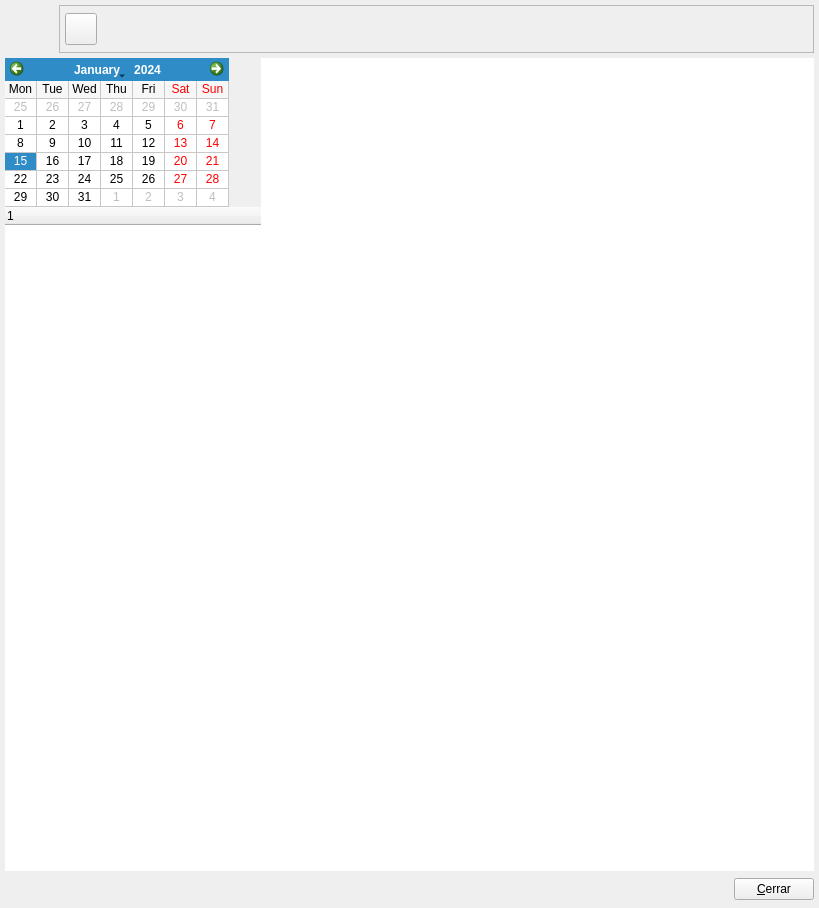
<ui version="4.0" >
 <author>Tomeu Borras Riera</author>
 <class>CuadranteBase</class>
 <widget class="QWidget" name="CuadranteBase" >
  <property name="geometry" >
   <rect>
    <x>0</x>
    <y>0</y>
    <width>819</width>
    <height>908</height>
   </rect>
  </property>
  <property name="windowTitle" >
   <string>Nuevo almacen</string>
  </property>
  <property name="windowIcon" >
   <iconset resource="../../../bulmages.qrc" >:/Bulmafact48x48/images/png/48x48/i_bulmages_cobros.48x48.png</iconset>
  </property>
  <layout class="QVBoxLayout" >
   <property name="margin" >
    <number>5</number>
   </property>
   <property name="spacing" >
    <number>5</number>
   </property>
   <item>
    <layout class="QHBoxLayout" >
     <property name="margin" >
      <number>0</number>
     </property>
     <property name="spacing" >
      <number>6</number>
     </property>
     <item>
      <widget class="QLabel" name="label" >
       <property name="minimumSize" >
        <size>
         <width>48</width>
         <height>48</height>
        </size>
       </property>
       <property name="maximumSize" >
        <size>
         <width>48</width>
         <height>48</height>
        </size>
       </property>
       <property name="text" >
        <string/>
       </property>
       <property name="pixmap" >
        <pixmap resource="../../../bulmages.qrc" >:/BulmaCont32x32/images/png/i_diario.xpm</pixmap>
       </property>
      </widget>
     </item>
     <item>
      <widget class="QFrame" name="frame" >
       <property name="frameShape" >
        <enum>QFrame::StyledPanel</enum>
       </property>
       <property name="frameShadow" >
        <enum>QFrame::Raised</enum>
       </property>
       <layout class="QHBoxLayout" >
        <property name="margin" >
         <number>5</number>
        </property>
        <property name="spacing" >
         <number>5</number>
        </property>
        <item>
         <widget class="QToolButton" name="mui_editar" >
          <property name="minimumSize" >
           <size>
            <width>32</width>
            <height>32</height>
           </size>
          </property>
          <property name="maximumSize" >
           <size>
            <width>32</width>
            <height>32</height>
           </size>
          </property>
          <property name="toolTip" >
           <string>Borrar almacen</string>
          </property>
          <property name="whatsThis" >
           <string>Borrar almacen</string>
          </property>
          <property name="text" >
           <string/>
          </property>
          <property name="icon" >
           <iconset resource="../../../bulmages.qrc" >:/Genericos32x32/images/png/i_edit.png</iconset>
          </property>
          <property name="iconSize" >
           <size>
            <width>32</width>
            <height>32</height>
           </size>
          </property>
          <property name="shortcut" >
           <string>Ctrl+D</string>
          </property>
         </widget>
        </item>
        <item>
         <spacer>
          <property name="orientation" >
           <enum>Qt::Horizontal</enum>
          </property>
          <property name="sizeType" >
           <enum>QSizePolicy::Expanding</enum>
          </property>
          <property name="sizeHint" >
           <size>
            <width>41</width>
            <height>34</height>
           </size>
          </property>
         </spacer>
        </item>
       </layout>
      </widget>
     </item>
    </layout>
   </item>
   <item>
    <layout class="QHBoxLayout" >
     <property name="margin" >
      <number>0</number>
     </property>
     <property name="spacing" >
      <number>0</number>
     </property>
     <item>
      <layout class="QVBoxLayout" >
       <property name="margin" >
        <number>0</number>
       </property>
       <property name="spacing" >
        <number>0</number>
       </property>
       <item>
        <widget class="QCalendarWidget" name="mui_calendario" >
         <property name="sizePolicy" >
          <sizepolicy>
           <hsizetype>0</hsizetype>
           <vsizetype>0</vsizetype>
           <horstretch>0</horstretch>
           <verstretch>0</verstretch>
          </sizepolicy>
         </property>
         <property name="contextMenuPolicy" >
          <enum>Qt::CustomContextMenu</enum>
         </property>
         <property name="firstDayOfWeek" >
          <enum>Qt::Monday</enum>
         </property>
         <property name="gridVisible" >
          <bool>true</bool>
         </property>
         <property name="verticalHeaderFormat" >
          <enum>QCalendarWidget::NoVerticalHeader</enum>
         </property>
        </widget>
       </item>
       <item>
        <widget class="CuadranteQTreeWidget" name="mui_listtrabajadores" >
         <property name="sizePolicy" >
          <sizepolicy>
           <hsizetype>0</hsizetype>
           <vsizetype>13</vsizetype>
           <horstretch>0</horstretch>
           <verstretch>0</verstretch>
          </sizepolicy>
         </property>
         <property name="minimumSize" >
          <size>
           <width>100</width>
           <height>0</height>
          </size>
         </property>
         <property name="maximumSize" >
          <size>
           <width>280</width>
           <height>16777215</height>
          </size>
         </property>
         <property name="font" >
          <font>
           <pointsize>9</pointsize>
          </font>
         </property>
         <property name="contextMenuPolicy" >
          <enum>Qt::NoContextMenu</enum>
         </property>
         <property name="frameShape" >
          <enum>QFrame::NoFrame</enum>
         </property>
         <property name="horizontalScrollBarPolicy" >
          <enum>Qt::ScrollBarAlwaysOff</enum>
         </property>
         <property name="tabKeyNavigation" >
          <bool>true</bool>
         </property>
         <property name="showDropIndicator" stdset="0" >
          <bool>true</bool>
         </property>
         <property name="rootIsDecorated" >
          <bool>true</bool>
         </property>
         <property name="animated" >
          <bool>true</bool>
         </property>
         <property name="allColumnsShowFocus" >
          <bool>true</bool>
         </property>
        </widget>
       </item>
      </layout>
     </item>
     <item>
      <widget class="CuadranteQTableWidget" name="mui_cuadrante" >
       <property name="contextMenuPolicy" >
        <enum>Qt::CustomContextMenu</enum>
       </property>
       <property name="frameShape" >
        <enum>QFrame::NoFrame</enum>
       </property>
      </widget>
     </item>
    </layout>
   </item>
   <item>
    <layout class="QHBoxLayout" >
     <property name="margin" >
      <number>0</number>
     </property>
     <property name="spacing" >
      <number>5</number>
     </property>
     <item>
      <spacer>
       <property name="orientation" >
        <enum>Qt::Horizontal</enum>
       </property>
       <property name="sizeType" >
        <enum>QSizePolicy::Expanding</enum>
       </property>
       <property name="sizeHint" >
        <size>
         <width>201</width>
         <height>27</height>
        </size>
       </property>
      </spacer>
     </item>
     <item>
      <widget class="QPushButton" name="mui_cerrar" >
       <property name="text" >
        <string>&amp;Cerrar</string>
       </property>
      </widget>
     </item>
    </layout>
   </item>
  </layout>
 </widget>
 <layoutdefault spacing="4" margin="3" />
 <customwidgets>
  <customwidget>
   <class>CuadranteQTreeWidget</class>
   <extends>QTreeWidget</extends>
   <header>cuadranteqtreewidget.h</header>
  </customwidget>
  <customwidget>
   <class>CuadranteQTableWidget</class>
   <extends>QTableWidget</extends>
   <header>cuadranteqtablewidget.h</header>
  </customwidget>
 </customwidgets>
 <resources>
  <include location="../../../bulmages.qrc" />
 </resources>
 <connections/>
</ui>
